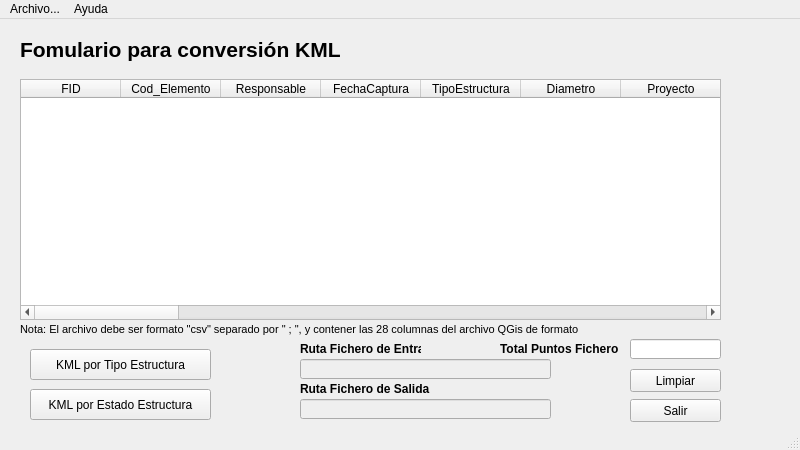
<?xml version="1.0" encoding="UTF-8"?>
<ui version="4.0">
 <class>VentanaPrincipal</class>
 <widget class="QMainWindow" name="VentanaPrincipal">
  <property name="geometry">
   <rect>
    <x>0</x>
    <y>0</y>
    <width>800</width>
    <height>450</height>
   </rect>
  </property>
  <property name="windowTitle">
   <string>VentanaPrincipal</string>
  </property>
  <widget class="QWidget" name="centralwidget">
   <widget class="QLineEdit" name="txt_puntos">
    <property name="enabled">
     <bool>true</bool>
    </property>
    <property name="geometry">
     <rect>
      <x>630</x>
      <y>320</y>
      <width>91</width>
      <height>20</height>
     </rect>
    </property>
   </widget>
   <widget class="QLabel" name="label">
    <property name="geometry">
     <rect>
      <x>500</x>
      <y>320</y>
      <width>121</width>
      <height>20</height>
     </rect>
    </property>
    <property name="font">
     <font>
      <weight>75</weight>
      <bold>true</bold>
     </font>
    </property>
    <property name="text">
     <string>Total Puntos Fichero</string>
    </property>
   </widget>
   <widget class="QLabel" name="label_2">
    <property name="geometry">
     <rect>
      <x>20</x>
      <y>10</y>
      <width>381</width>
      <height>41</height>
     </rect>
    </property>
    <property name="font">
     <font>
      <pointsize>16</pointsize>
      <weight>75</weight>
      <bold>true</bold>
     </font>
    </property>
    <property name="text">
     <string>Fomulario para conversión KML</string>
    </property>
   </widget>
   <widget class="QTableWidget" name="tw_tabla">
    <property name="geometry">
     <rect>
      <x>20</x>
      <y>60</y>
      <width>701</width>
      <height>241</height>
     </rect>
    </property>
    <column>
     <property name="text">
      <string>FID</string>
     </property>
    </column>
    <column>
     <property name="text">
      <string>Cod_Elemento</string>
     </property>
    </column>
    <column>
     <property name="text">
      <string>Responsable</string>
     </property>
    </column>
    <column>
     <property name="text">
      <string>FechaCaptura</string>
     </property>
    </column>
    <column>
     <property name="text">
      <string>TipoEstructura</string>
     </property>
    </column>
    <column>
     <property name="text">
      <string>Diametro</string>
     </property>
    </column>
    <column>
     <property name="text">
      <string>Proyecto</string>
     </property>
    </column>
    <column>
     <property name="text">
      <string>Altura</string>
     </property>
    </column>
    <column>
     <property name="text">
      <string>Longitud</string>
     </property>
    </column>
    <column>
     <property name="text">
      <string>Est_Conducto</string>
     </property>
    </column>
    <column>
     <property name="text">
      <string>Funcionamiento</string>
     </property>
    </column>
    <column>
     <property name="text">
      <string>Est_Cabezal</string>
     </property>
    </column>
    <column>
     <property name="text">
      <string>Cab_Salida</string>
     </property>
    </column>
    <column>
     <property name="text">
      <string>Cab_Entrada</string>
     </property>
    </column>
    <column>
     <property name="text">
      <string>Est_Guardarueda</string>
     </property>
    </column>
    <column>
     <property name="text">
      <string>GuardaR_Ent</string>
     </property>
    </column>
    <column>
     <property name="text">
      <string>GuardaR_Sal</string>
     </property>
    </column>
    <column>
     <property name="text">
      <string>Est_Aletas</string>
     </property>
    </column>
    <column>
     <property name="text">
      <string>Aleta_Ent</string>
     </property>
    </column>
    <column>
     <property name="text">
      <string>Aleta_Sal</string>
     </property>
    </column>
    <column>
     <property name="text">
      <string>Observaciones</string>
     </property>
    </column>
    <column>
     <property name="text">
      <string>Img_General</string>
     </property>
    </column>
    <column>
     <property name="text">
      <string>Img_Entrada</string>
     </property>
    </column>
    <column>
     <property name="text">
      <string>Img_Salida</string>
     </property>
    </column>
    <column>
     <property name="text">
      <string>Img_Conducto</string>
     </property>
    </column>
    <column>
     <property name="text">
      <string>Longitud</string>
     </property>
    </column>
    <column>
     <property name="text">
      <string>Latitud</string>
     </property>
    </column>
    <column>
     <property name="text">
      <string>Proyecto</string>
     </property>
    </column>
   </widget>
   <widget class="QLineEdit" name="txt_rutasalida">
    <property name="enabled">
     <bool>false</bool>
    </property>
    <property name="geometry">
     <rect>
      <x>300</x>
      <y>380</y>
      <width>251</width>
      <height>20</height>
     </rect>
    </property>
   </widget>
   <widget class="QLabel" name="label_3">
    <property name="geometry">
     <rect>
      <x>20</x>
      <y>300</y>
      <width>571</width>
      <height>21</height>
     </rect>
    </property>
    <property name="font">
     <font>
      <pointsize>8</pointsize>
      <weight>50</weight>
      <bold>false</bold>
     </font>
    </property>
    <property name="text">
     <string>Nota: El archivo debe ser formato &quot;csv&quot; separado por &quot; ; &quot;, y contener las 28 columnas del archivo QGis de formato</string>
    </property>
   </widget>
   <widget class="QPushButton" name="btn_salir">
    <property name="geometry">
     <rect>
      <x>630</x>
      <y>380</y>
      <width>91</width>
      <height>23</height>
     </rect>
    </property>
    <property name="text">
     <string>Salir</string>
    </property>
   </widget>
   <widget class="QLineEdit" name="txt_rutaoriginal">
    <property name="enabled">
     <bool>false</bool>
    </property>
    <property name="geometry">
     <rect>
      <x>300</x>
      <y>340</y>
      <width>251</width>
      <height>20</height>
     </rect>
    </property>
   </widget>
   <widget class="QLabel" name="label_4">
    <property name="geometry">
     <rect>
      <x>300</x>
      <y>320</y>
      <width>121</width>
      <height>20</height>
     </rect>
    </property>
    <property name="font">
     <font>
      <weight>75</weight>
      <bold>true</bold>
     </font>
    </property>
    <property name="text">
     <string>Ruta Fichero de Entrada</string>
    </property>
   </widget>
   <widget class="QPushButton" name="btn_proceso">
    <property name="geometry">
     <rect>
      <x>30</x>
      <y>330</y>
      <width>181</width>
      <height>31</height>
     </rect>
    </property>
    <property name="text">
     <string>KML por Tipo Estructura</string>
    </property>
   </widget>
   <widget class="QPushButton" name="btn_proceso_2">
    <property name="geometry">
     <rect>
      <x>30</x>
      <y>370</y>
      <width>181</width>
      <height>31</height>
     </rect>
    </property>
    <property name="text">
     <string>KML por Estado Estructura</string>
    </property>
   </widget>
   <widget class="QLabel" name="label_5">
    <property name="geometry">
     <rect>
      <x>300</x>
      <y>360</y>
      <width>141</width>
      <height>20</height>
     </rect>
    </property>
    <property name="font">
     <font>
      <weight>75</weight>
      <bold>true</bold>
     </font>
    </property>
    <property name="text">
     <string>Ruta Fichero de Salida</string>
    </property>
   </widget>
   <widget class="QPushButton" name="pushButton">
    <property name="geometry">
     <rect>
      <x>630</x>
      <y>350</y>
      <width>91</width>
      <height>23</height>
     </rect>
    </property>
    <property name="text">
     <string>Limpiar</string>
    </property>
   </widget>
  </widget>
  <widget class="QMenuBar" name="menubar">
   <property name="geometry">
    <rect>
     <x>0</x>
     <y>0</y>
     <width>800</width>
     <height>21</height>
    </rect>
   </property>
   <widget class="QMenu" name="menuAbrir">
    <property name="title">
     <string>Archivo...</string>
    </property>
    <addaction name="actionAbrir"/>
    <addaction name="actionLimpiar_Archivo"/>
    <addaction name="actionSalir"/>
   </widget>
   <widget class="QMenu" name="menuAyuda">
    <property name="title">
     <string>Ayuda</string>
    </property>
    <addaction name="actionAcerca_de"/>
   </widget>
   <addaction name="menuAbrir"/>
   <addaction name="menuAyuda"/>
  </widget>
  <widget class="QStatusBar" name="statusbar"/>
  <action name="actionAbrir">
   <property name="text">
    <string>Abrir...</string>
   </property>
  </action>
  <action name="actionSalir">
   <property name="text">
    <string>Salir</string>
   </property>
  </action>
  <action name="actionAcerca_de">
   <property name="text">
    <string>Acerca de...</string>
   </property>
  </action>
  <action name="actionLimpiar_Archivo">
   <property name="text">
    <string>Limpiar Archivo</string>
   </property>
  </action>
 </widget>
 <resources/>
 <connections/>
</ui>
